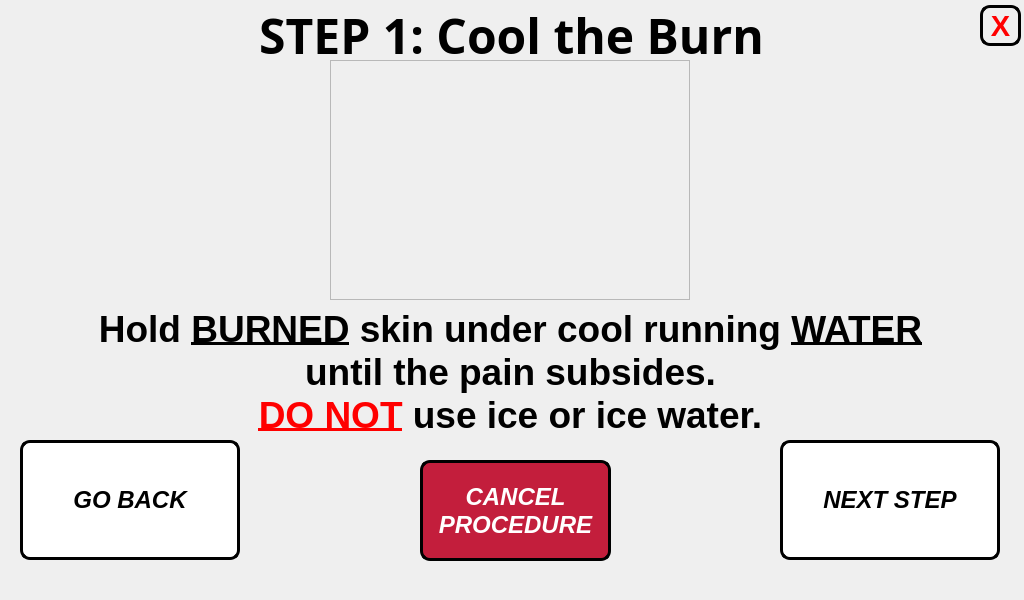
<?xml version="1.0" encoding="UTF-8"?>
<ui version="4.0">
 <class>step_1_window</class>
 <widget class="QMainWindow" name="step_1_window">
  <property name="geometry">
   <rect>
    <x>0</x>
    <y>0</y>
    <width>1024</width>
    <height>600</height>
   </rect>
  </property>
  <property name="minimumSize">
   <size>
    <width>1024</width>
    <height>600</height>
   </size>
  </property>
  <property name="maximumSize">
   <size>
    <width>1024</width>
    <height>600</height>
   </size>
  </property>
  <property name="windowTitle">
   <string>Step 1 Procedure</string>
  </property>
  <widget class="QWidget" name="centralwidget">
   <widget class="QLabel" name="title_step">
    <property name="geometry">
     <rect>
      <x>6</x>
      <y>0</y>
      <width>1011</width>
      <height>71</height>
     </rect>
    </property>
    <property name="font">
     <font>
      <family>Unispace</family>
      <pointsize>18</pointsize>
      <weight>75</weight>
      <bold>true</bold>
     </font>
    </property>
    <property name="text">
     <string>&lt;html&gt;&lt;head/&gt;&lt;body&gt;&lt;p align=&quot;center&quot;&gt;&lt;span style=&quot; font-size:36pt;&quot;&gt;STEP 1: Cool the Burn&lt;/span&gt;&lt;/p&gt;&lt;/body&gt;&lt;/html&gt;</string>
    </property>
    <property name="alignment">
     <set>Qt::AlignCenter</set>
    </property>
   </widget>
   <widget class="QLabel" name="text_steps">
    <property name="geometry">
     <rect>
      <x>20</x>
      <y>287</y>
      <width>981</width>
      <height>171</height>
     </rect>
    </property>
    <property name="font">
     <font>
      <pointsize>14</pointsize>
      <weight>75</weight>
      <bold>true</bold>
     </font>
    </property>
    <property name="text">
     <string>&lt;html&gt;&lt;head/&gt;&lt;body&gt;&lt;p align=&quot;center&quot;&gt;&lt;span style=&quot; font-family:'Calibri'; font-size:28pt; color:#000000;&quot;&gt;Hold &lt;/span&gt;&lt;span style=&quot; font-family:'Calibri'; font-size:28pt; text-decoration: underline; color:#000000;&quot;&gt;BURNED&lt;/span&gt;&lt;span style=&quot; font-family:'Calibri'; font-size:28pt; color:#000000;&quot;&gt; skin under cool running &lt;/span&gt;&lt;span style=&quot; font-family:'Calibri'; font-size:28pt; text-decoration: underline; color:#000000;&quot;&gt;WATER&lt;br/&gt;&lt;/span&gt;&lt;span style=&quot; font-family:'Calibri'; font-size:28pt; color:#000000;&quot;&gt;until the pain subsides.&lt;/span&gt;&lt;span style=&quot; font-size:28pt;&quot;&gt;&lt;br/&gt;&lt;/span&gt;&lt;span style=&quot; font-family:'Calibri'; font-size:28pt; font-weight:600; text-decoration: underline; color:#ff0000;&quot;&gt;DO NOT&lt;/span&gt;&lt;span style=&quot; font-family:'Calibri'; font-size:28pt; color:#000000;&quot;&gt; use ice or ice water.&lt;/span&gt;&lt;/p&gt;&lt;/body&gt;&lt;/html&gt;</string>
    </property>
   </widget>
   <widget class="QLabel" name="gif_player_label">
    <property name="geometry">
     <rect>
      <x>330</x>
      <y>60</y>
      <width>360</width>
      <height>240</height>
     </rect>
    </property>
    <property name="minimumSize">
     <size>
      <width>360</width>
      <height>240</height>
     </size>
    </property>
    <property name="maximumSize">
     <size>
      <width>360</width>
      <height>240</height>
     </size>
    </property>
    <property name="font">
     <font>
      <family>Unispace</family>
      <pointsize>16</pointsize>
      <weight>75</weight>
      <bold>true</bold>
     </font>
    </property>
    <property name="frameShape">
     <enum>QFrame::StyledPanel</enum>
    </property>
    <property name="lineWidth">
     <number>1</number>
    </property>
    <property name="text">
     <string/>
    </property>
    <property name="alignment">
     <set>Qt::AlignCenter</set>
    </property>
   </widget>
   <widget class="QPushButton" name="next_step_button">
    <property name="geometry">
     <rect>
      <x>780</x>
      <y>440</y>
      <width>220</width>
      <height>120</height>
     </rect>
    </property>
    <property name="minimumSize">
     <size>
      <width>220</width>
      <height>120</height>
     </size>
    </property>
    <property name="maximumSize">
     <size>
      <width>220</width>
      <height>120</height>
     </size>
    </property>
    <property name="font">
     <font>
      <pointsize>18</pointsize>
      <weight>75</weight>
      <italic>true</italic>
      <bold>true</bold>
     </font>
    </property>
    <property name="cursor">
     <cursorShape>PointingHandCursor</cursorShape>
    </property>
    <property name="styleSheet">
     <string notr="true">QPushButton:hover:!pressed
{
  background-color: rgb(195,30,60);
}

QPushButton
{
  background-color: white;
color: black;
border-style: outset;
border-width: 3px;
border-radius:10px;
border-color: black;
}</string>
    </property>
    <property name="text">
     <string>NEXT STEP</string>
    </property>
   </widget>
   <widget class="QPushButton" name="go_back_injury_type">
    <property name="geometry">
     <rect>
      <x>20</x>
      <y>440</y>
      <width>220</width>
      <height>120</height>
     </rect>
    </property>
    <property name="minimumSize">
     <size>
      <width>220</width>
      <height>120</height>
     </size>
    </property>
    <property name="maximumSize">
     <size>
      <width>220</width>
      <height>120</height>
     </size>
    </property>
    <property name="font">
     <font>
      <pointsize>18</pointsize>
      <weight>75</weight>
      <italic>true</italic>
      <bold>true</bold>
     </font>
    </property>
    <property name="styleSheet">
     <string notr="true">QPushButton:hover:!pressed
{
  background-color: rgb(195,30,60);
}

QPushButton
{
  background-color: white;
color: black;
border-style: outset;
border-width: 3px;
border-radius:10px;
border-color: black;
}</string>
    </property>
    <property name="text">
     <string>GO BACK</string>
    </property>
   </widget>
   <widget class="QLabel" name="label">
    <property name="geometry">
     <rect>
      <x>0</x>
      <y>0</y>
      <width>1024</width>
      <height>600</height>
     </rect>
    </property>
    <property name="minimumSize">
     <size>
      <width>1024</width>
      <height>600</height>
     </size>
    </property>
    <property name="maximumSize">
     <size>
      <width>1024</width>
      <height>600</height>
     </size>
    </property>
    <property name="text">
     <string/>
    </property>
    <property name="pixmap">
     <pixmap>../pictures/program_pictures/main_wallpaper.png</pixmap>
    </property>
   </widget>
   <widget class="QPushButton" name="end_procedure_now_button">
    <property name="geometry">
     <rect>
      <x>420</x>
      <y>460</y>
      <width>191</width>
      <height>101</height>
     </rect>
    </property>
    <property name="minimumSize">
     <size>
      <width>0</width>
      <height>0</height>
     </size>
    </property>
    <property name="maximumSize">
     <size>
      <width>16777215</width>
      <height>16777215</height>
     </size>
    </property>
    <property name="font">
     <font>
      <pointsize>18</pointsize>
      <weight>75</weight>
      <italic>true</italic>
      <bold>true</bold>
     </font>
    </property>
    <property name="styleSheet">
     <string notr="true">QPushButton:hover:!pressed
{
  background-color: grey;
}

QPushButton
{
  background-color: rgb(195,30,60);
color: white;
border-style: outset;
border-width: 3px;
border-radius:10px;
border-color: black;
}</string>
    </property>
    <property name="text">
     <string>CANCEL
PROCEDURE</string>
    </property>
   </widget>
   <widget class="QPushButton" name="close_button">
    <property name="geometry">
     <rect>
      <x>980</x>
      <y>5</y>
      <width>41</width>
      <height>41</height>
     </rect>
    </property>
    <property name="font">
     <font>
      <pointsize>22</pointsize>
      <weight>75</weight>
      <bold>true</bold>
     </font>
    </property>
    <property name="styleSheet">
     <string notr="true">QPushButton:hover:!pressed
{
  background-color: rgb(195,30,60);
}

QPushButton
{

color: red;
border-style: outset;
border-width: 3px;
border-radius:10px;
border-color: black;
}
</string>
    </property>
    <property name="text">
     <string>X</string>
    </property>
   </widget>
   <zorder>label</zorder>
   <zorder>text_steps</zorder>
   <zorder>title_step</zorder>
   <zorder>gif_player_label</zorder>
   <zorder>go_back_injury_type</zorder>
   <zorder>next_step_button</zorder>
   <zorder>end_procedure_now_button</zorder>
   <zorder>close_button</zorder>
  </widget>
 </widget>
 <resources/>
 <connections/>
</ui>
